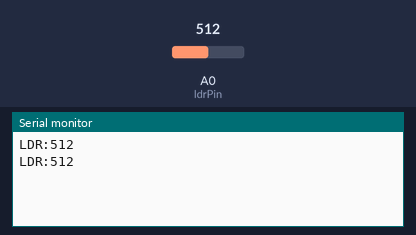
Recording of a sketch running on a simulated Arduino Uno, built with avr-gcc and run on an emulated ATmega328P. Parts: the last lines printed to the serial monitor. The test bench sets the inputs (shaded band); at power-on: A0 (ldrPin) = 512.

Above: at 1.8 s.
1.9 s: A0 (ldrPin) set to 716
At 2.7 s:
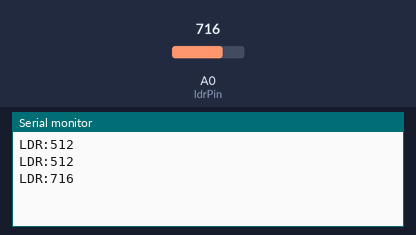
3.4 s: A0 (ldrPin) set to 900
At 4.8 s:
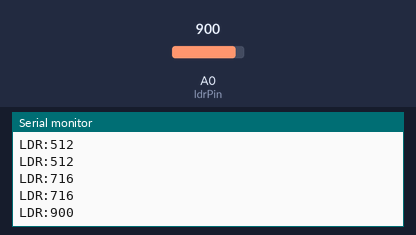
Timing chart, 0 to 6.4 s (numbered marks = the images above; inputs shaded):
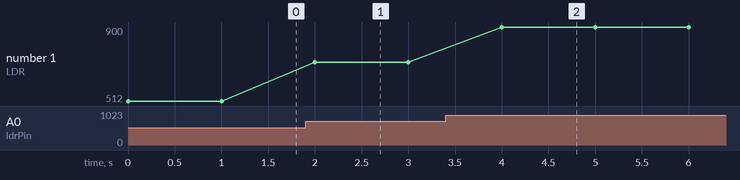

The sketch:

04LdrReadSerialWrite.ino
```cpp
int ldrPin = A0;
int ldrValue = 0;

void setup() {
  pinMode(ldrPin, INPUT);
  Serial.begin(9600);
}

void loop() {

  ldrValue = analogRead(ldrPin);

  Serial.print("LDR:");
  Serial.println(ldrValue);

  delay(1000);
}
```

Measured:
- after the input at 1.9 s, the serial monitor: prints a new line after 0.10 s (image 1)
- after the input at 3.4 s, the serial monitor: prints a new line after 0.60 s (image 2)
- plotted number 1: 512 → 716 after the input at 1.9 s, 716 → 900 after the input at 3.4 s
